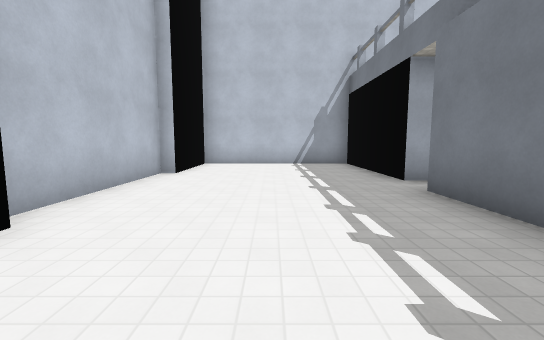
View 1 (above)

14 first-person views from a walk through a 3-D level made in the Godot game engine. The camera is 1.5 m above the floor, tilts 6° down and sees 90° across. The floor is counted in squares, 2 m on a side. Each view is taken from the middle of a square. On the plan, view 1 faces up. The plan holds only what a view shows up to about 10 squares ahead; the rest is blank. The place goes on beyond the plan. Surface patterns are stand-ins for the level's own textures.

View 2
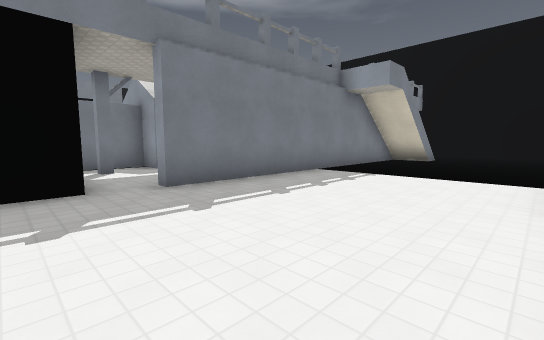

View 3
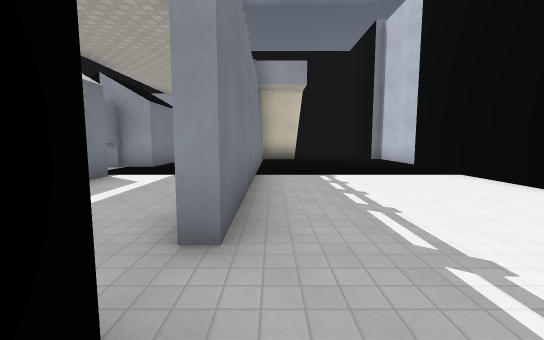

View 4
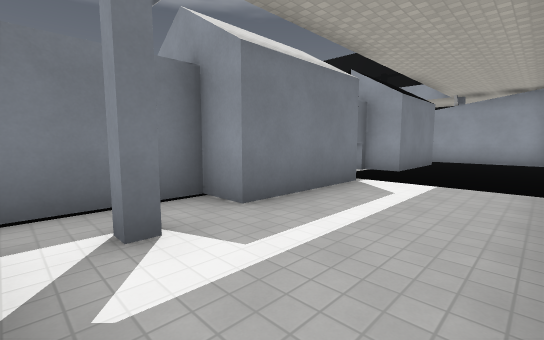

View 5
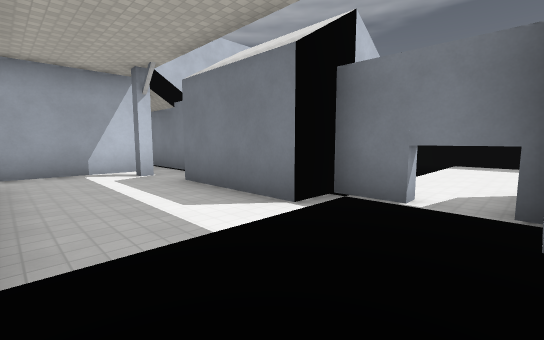

View 6
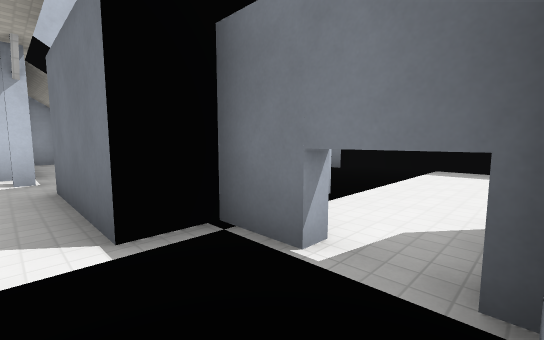

View 7
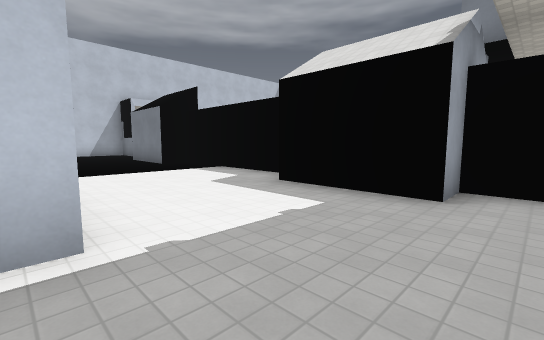

View 8
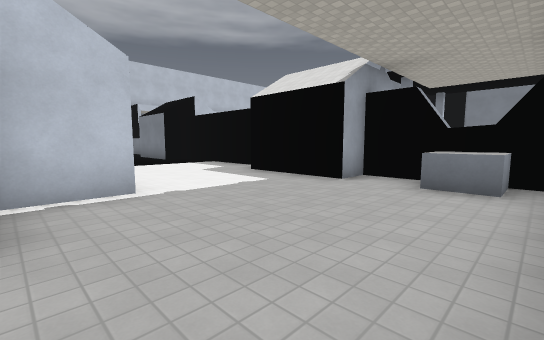

View 9
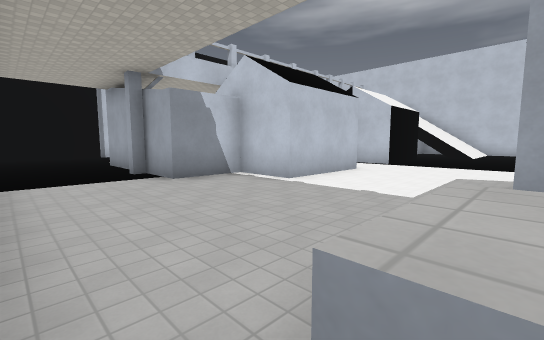

View 10
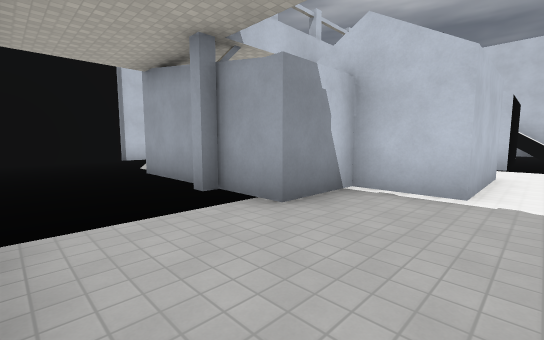

View 11
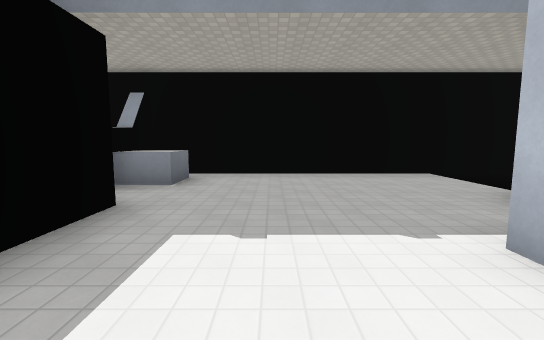

View 12
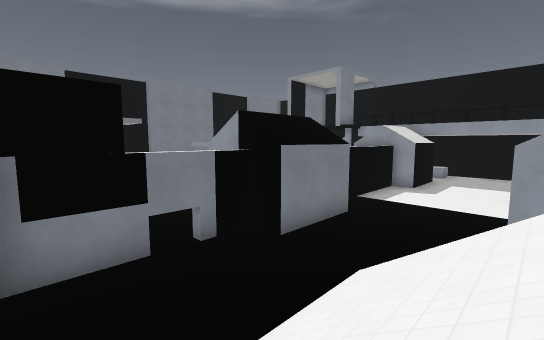

View 13
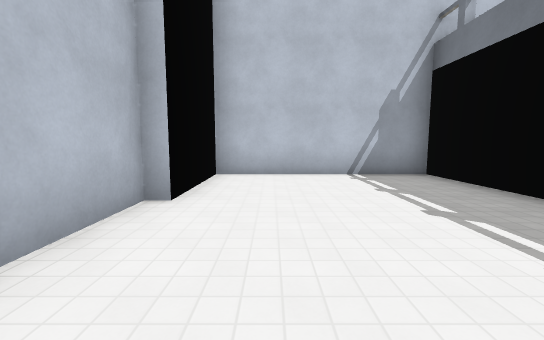

View 14
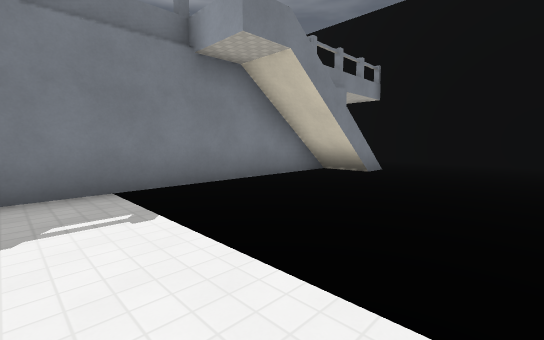

### Floor plan
Key: @ floor where view 1 was taken; # wall or solid block; . floor; / step, stairs or slope; = window, fence, low wall or low ledge; ^ raised ledge.
Columns run from 3 left of view 1 to 13 right of it. Each row starts with its distance up from view 1.
 10 #######
  9 #.....#    /    #
  8 #.....#    //   #
  7 #.....#  # ///  #
  6 #.....#####///  #
  5 #.......## /// #
  4 #....#..## ....#
  3 #....#...###...#
  2 #....#...###...##
  1  ....#...###....#
  0  ..@.#...##.....#
 -1 #.   #   .#.....#
 -2 #....#. .###....#
 -3 #....#...###....
 -4 #....#...###...
 -5 #....#...#.....
 -6 #....=####.....##
 -7 #....... .......#
 -8 #....... ......^#
 -9 #....... .......#
-10 #########

Where each view was taken, in squares from view 1:
view 1: 0 up, 0 right, facing up
view 2: 6 up, 2 left, facing down-right
view 3: 6 up, 2 right, facing down
view 4: 5 up, 3 right, facing down-right
view 5: 2 down, 3 right, facing up-right
view 6: 2 down, 5 right, facing up-right
view 7: 7 down, 8 right, facing up-right
view 8: 9 down, 7 right, facing up-right
view 9: 9 down, 12 right, facing up-left
view 10: 9 down, 9 right, facing up-left
view 11: 3 down, 10 right, facing down
view 12: 9 up, 8 right, facing down-right
view 13: 3 up, 1 left, facing up
view 14: 1 up, 2 left, facing down-right
